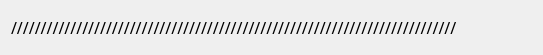
<?xml version="1.0" encoding="UTF-8"?>
<ui version="4.0">
 <class>batchSeparator</class>
 <widget class="QWidget" name="batchSeparator">
  <property name="geometry">
   <rect>
    <x>0</x>
    <y>0</y>
    <width>543</width>
    <height>55</height>
   </rect>
  </property>
  <property name="windowTitle">
   <string>Form</string>
  </property>
  <layout class="QGridLayout" name="gridLayout">
   <item row="0" column="0">
    <widget class="QLabel" name="label">
     <property name="font">
      <font>
       <family>Rockwell</family>
       <pointsize>12</pointsize>
      </font>
     </property>
     <property name="text">
      <string>///////////////////////////////////////////////////////////////////////////</string>
     </property>
    </widget>
   </item>
  </layout>
 </widget>
 <resources/>
 <connections/>
</ui>
